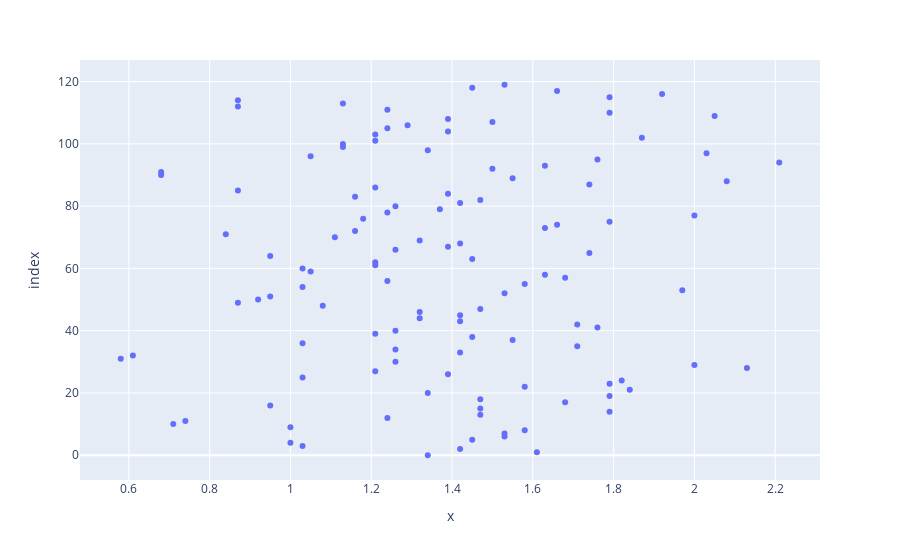

The notebook cell this image was saved under:
### Code cell
px.scatter(epl_data["Points"], epl_data["GA"]) #????

### Figure 1 — Plotly figure (JSON) as saved in the notebook; plotly's stock layout.template omitted (floating-point values rounded to 4 significant figures)
{"data": [{"hovertemplate": "x=%{x}<br>index=%{y}<extra></extra>", "legendgroup": "", "marker": {"color": "#636efa", "symbol": "circle"}, "mode": "markers", "name": "", "orientation": "h", "showlegend": false, "type": "scatter", "x": [1.34, 1.61, 1.42, 1.03, 1, 1.45, 1.53, 1.53, 1.58, 1, 0.71, 0.74, 1.24, 1.47, 1.79, 1.47, 0.95, 1.68, 1.47, 1.79, 1.34, 1.84, 1.58, 1.79, 1.82, 1.03, 1.39, 1.21, 2.13, 2, 1.26, 0.58, 0.61, 1.42, 1.26, 1.71, 1.03, 1.55, 1.45, 1.21, 1.26, 1.76, 1.71, 1.42, 1.32, 1.42, 1.32, 1.47, 1.08, 0.87, 0.92, 0.95, 1.53, 1.97, 1.03, 1.58, 1.24, 1.68, 1.63, 1.05, 1.03, 1.21, 1.21, 1.45, 0.95, 1.74, 1.26, 1.39, 1.42, 1.32, 1.11, 0.84, 1.16, 1.63, 1.66, 1.79, 1.18, 2, 1.24, 1.37, 1.26, 1.42, 1.47, 1.16, 1.39, 0.87, 1.21, 1.74, 2.08, 1.55, 0.68, 0.68, 1.5, 1.63, 2.21, 1.76, 1.05, 2.03, 1.34, 1.13, 1.13, 1.21, 1.87, 1.21, 1.39, 1.24, 1.29, 1.5, 1.39, 2.05, 1.79, 1.24, 0.87, 1.13, 0.87, 1.79, 1.92, 1.66, 1.45, 1.53], "xaxis": "x", "y": [0, 1, 2, 3, 4, 5, 6, 7, 8, 9, 10, 11, 12, 13, 14, 15, 16, 17, 18, 19, 20, 21, 22, 23, 24, 25, 26, 27, 28, 29, 30, 31, 32, 33, 34, 35, 36, 37, 38, 39, 40, 41, 42, 43, 44, 45, 46, 47, 48, 49, 50, 51, 52, 53, 54, 55, 56, 57, 58, 59, 60, 61, 62, 63, 64, 65, 66, 67, 68, 69, 70, 71, 72, 73, 74, 75, 76, 77, 78, 79, 80, 81, 82, 83, 84, 85, 86, 87, 88, 89, 90, 91, 92, 93, 94, 95, 96, 97, 98, 99, 100, 101, 102, 103, 104, 105, 106, 107, 108, 109, 110, 111, 112, 113, 114, 115, 116, 117, 118, 119], "yaxis": "y"}], "layout": {"legend": {"tracegroupgap": 0}, "margin": {"t": 60}, "xaxis": {"anchor": "y", "domain": [0, 1], "title": {"text": "x"}}, "yaxis": {"anchor": "x", "domain": [0, 1], "title": {"text": "index"}}}}
